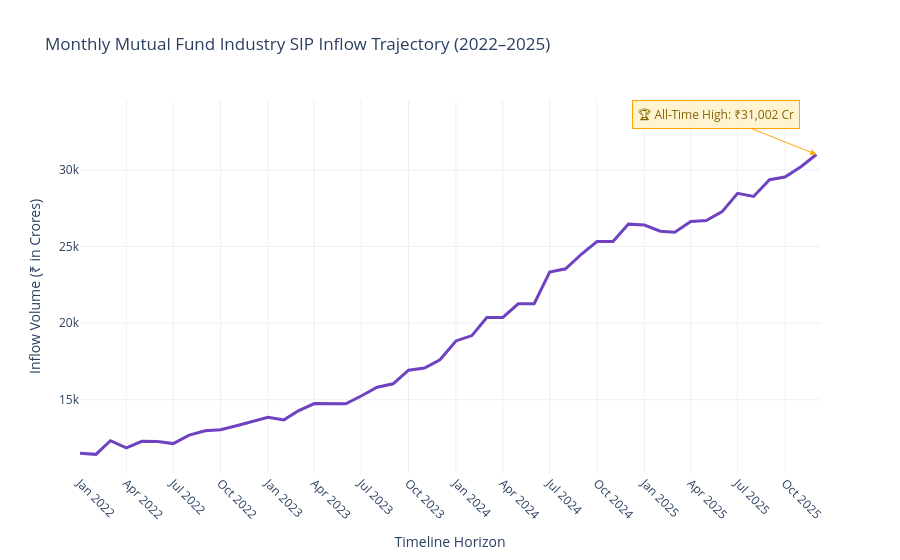

Here is the notebook cell this chart was saved with:
### Code cell
# Cell 3: Monthly SIP Inflow Trend Analysis & Milestone Annotation
# Read the macro industry SIP inflow data file directly using its absolute path
sip_csv_path = r"C:\Users\HP\OneDrive\Desktop\Mutual_Fund_Analytics\data\processed\monthly_sip_inflows_clean.csv"

# Load the data into a pandas dataframe
sip_df = pd.read_csv(sip_csv_path)

# Convert the month column to datetime objects for clean time-series plotting
sip_df['month'] = pd.to_datetime(sip_df['month'])

# Identify column names automatically to avoid mismatch errors
print("Columns found in SIP file:", sip_df.columns.tolist())

# Locate the inflow value column name (handling variations like 'sip_inflow_cr' or 'amount')
inflow_col = [col for col in sip_df.columns if 'inflow' in col or 'amount' in col][0]

# Build an interactive line plot using Plotly Express
fig2 = px.line(
    sip_df, 
    x='month', 
    y=inflow_col, 
    title="Monthly Mutual Fund Industry SIP Inflow Trajectory (2022–2025)",
    labels={'month': 'Timeline Horizon', inflow_col: 'Inflow Volume (₹ in Crores)'},
    template="plotly_white"
)

# 🟡 Add an interactive arrow milestone annotation at the Dec 2025 historical peak
fig2.add_annotation(
    x="2025-12-01", 
    y=31002,
    text="🏆 All-Time High: ₹31,002 Cr",
    showarrow=True,
    arrowhead=2,
    arrowcolor="orange",
    arrowsize=1.2,
    ax=-100, 
    ay=-40,
    bordercolor="orange",
    borderwidth=1,
    borderpad=5,
    bgcolor="rgba(255, 243, 205, 0.9)",
    font=dict(size=12, color="#856404")
)

# Polish axes design rules
fig2.update_xaxes(dtick="M3", tickformat="%b %Y", tickangle=45)
fig2.update_traces(line=dict(color="#6f42c1", width=3))

fig2.show()

# Export a static PNG copy for your reports folder
try:
    fig2.write_image("../reports/charts/02_sip_inflows.png", width=1200, height=600)
    print("✔ Chart 02 successfully exported to reports/charts/ folder!")
except:
    print("💡 Chart visible above. (PNG export bypassed, Kaleido not loaded)")

### Figure 1 — Plotly figure (JSON) as saved in the notebook; plotly's stock layout.template omitted (floating-point values rounded to 4 significant figures)
{"data": [{"hovertemplate": "Timeline Horizon=%{x}<br>Inflow Volume (₹ in Crores)=%{y}<extra></extra>", "legendgroup": "", "line": {"color": "#6f42c1", "dash": "solid", "width": 3}, "marker": {"symbol": "circle"}, "mode": "lines", "name": "", "orientation": "v", "showlegend": false, "type": "scatter", "x": ["2022-01-01T00:00:00.000000", "2022-02-01T00:00:00.000000", "2022-03-01T00:00:00.000000", "2022-04-01T00:00:00.000000", "2022-05-01T00:00:00.000000", "2022-06-01T00:00:00.000000", "2022-07-01T00:00:00.000000", "2022-08-01T00:00:00.000000", "2022-09-01T00:00:00.000000", "2022-10-01T00:00:00.000000", "2022-11-01T00:00:00.000000", "2022-12-01T00:00:00.000000", "2023-01-01T00:00:00.000000", "2023-02-01T00:00:00.000000", "2023-03-01T00:00:00.000000", "2023-04-01T00:00:00.000000", "2023-05-01T00:00:00.000000", "2023-06-01T00:00:00.000000", "2023-07-01T00:00:00.000000", "2023-08-01T00:00:00.000000", "2023-09-01T00:00:00.000000", "2023-10-01T00:00:00.000000", "2023-11-01T00:00:00.000000", "2023-12-01T00:00:00.000000", "2024-01-01T00:00:00.000000", "2024-02-01T00:00:00.000000", "2024-03-01T00:00:00.000000", "2024-04-01T00:00:00.000000", "2024-05-01T00:00:00.000000", "2024-06-01T00:00:00.000000", "2024-07-01T00:00:00.000000", "2024-08-01T00:00:00.000000", "2024-09-01T00:00:00.000000", "2024-10-01T00:00:00.000000", "2024-11-01T00:00:00.000000", "2024-12-01T00:00:00.000000", "2025-01-01T00:00:00.000000", "2025-02-01T00:00:00.000000", "2025-03-01T00:00:00.000000", "2025-04-01T00:00:00.000000", "2025-05-01T00:00:00.000000", "2025-06-01T00:00:00.000000", "2025-07-01T00:00:00.000000", "2025-08-01T00:00:00.000000", "2025-09-01T00:00:00.000000", "2025-10-01T00:00:00.000000", "2025-11-01T00:00:00.000000", "2025-12-01T00:00:00.000000"], "xaxis": "x", "y": [11517, 11438, 12328, 11863, 12286, 12276, 12140, 12694, 12976, 13040, 13306, 13573, 13856, 13687, 14276, 14749, 14749, 14734, 15245, 15814, 16042, 16928, 17073, 17610, 18838, 19187, 20371, 20371, 21262, 21262, 23332, 23547, 24509, 25323, 25320, 26459, 26400, 25999, 25926, 26632, 26688, 27274, 28464, 28265, 29361, 29529, 30200, 31002], "yaxis": "y"}], "layout": {"annotations": [{"arrowcolor": "orange", "arrowhead": 2, "arrowsize": 1.2, "ax": -100, "ay": -40, "bgcolor": "rgba(255, 243, 205, 0.9)", "bordercolor": "orange", "borderpad": 5, "borderwidth": 1, "font": {"color": "#856404", "size": 12}, "showarrow": true, "text": "🏆 All-Time High: ₹31,002 Cr", "x": "2025-12-01", "y": 31002}], "legend": {"tracegroupgap": 0}, "title": {"text": "Monthly Mutual Fund Industry SIP Inflow Trajectory (2022–2025)"}, "xaxis": {"anchor": "y", "domain": [0, 1], "dtick": "M3", "tickangle": 45, "tickformat": "%b %Y", "title": {"text": "Timeline Horizon"}}, "yaxis": {"anchor": "x", "domain": [0, 1], "title": {"text": "Inflow Volume (₹ in Crores)"}}}}
